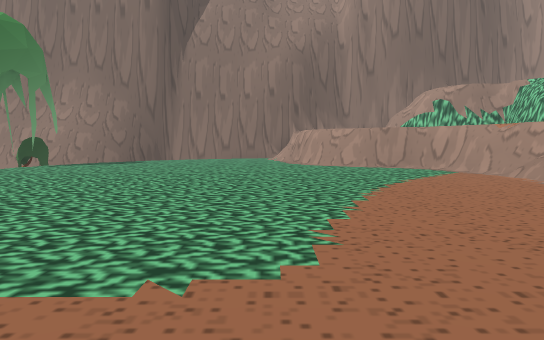
[1] (above)

20 first-person views from a walk through a scene from a Unity 3-D project. The camera is 1.2 m above the floor, tilts 4° down and sees 70° across. The floor is counted in squares, 2 m on a side. Each view is taken from the middle of a square. On the plan, view 1 faces up. The plan holds only what a view shows up to about 11 squares ahead; the rest is blank. The place goes on beyond the plan. The player is left out.

[2]
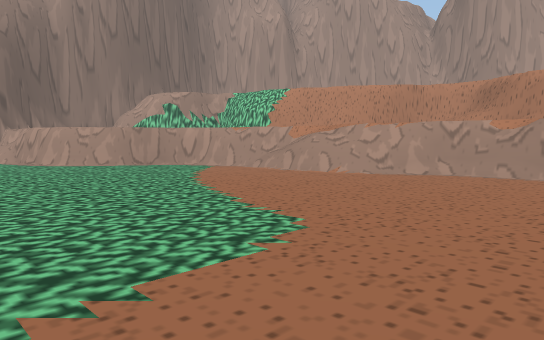

[3]
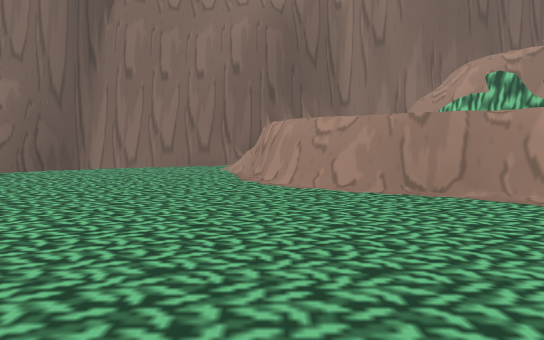

[4]
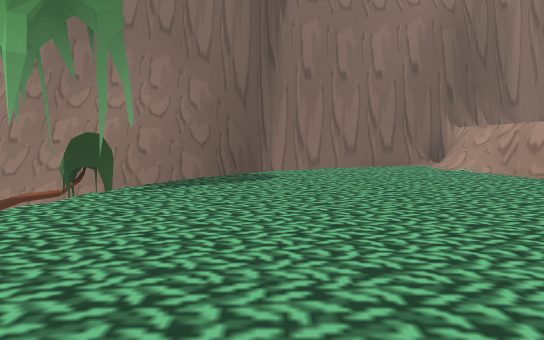

[5]
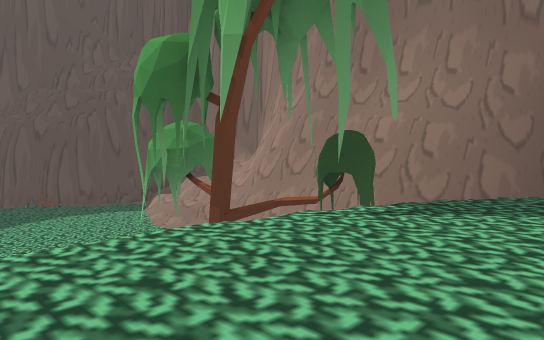

[6]
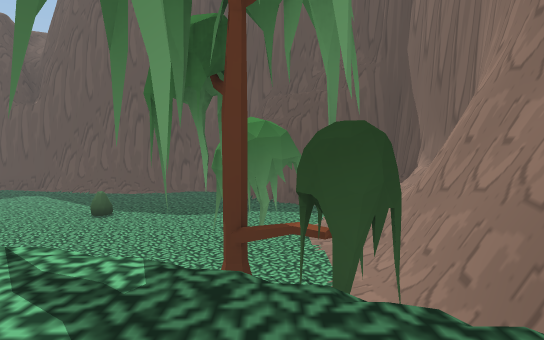

[7]
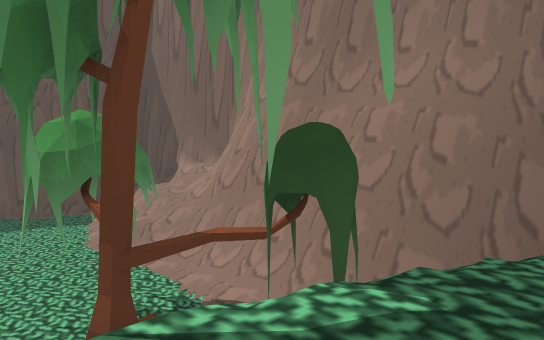

[8]
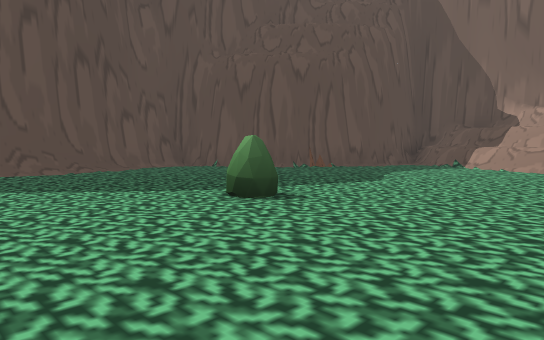

[9]
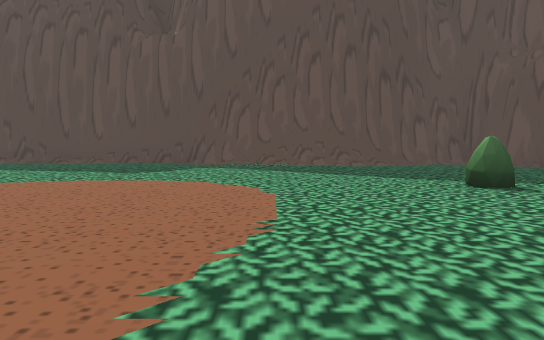

[10]
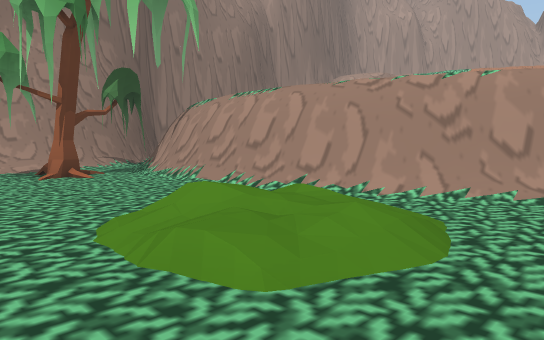

[11]
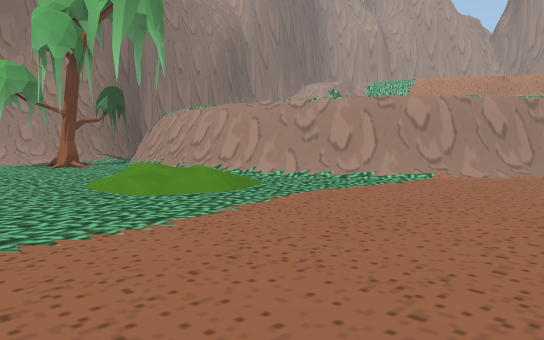

[12]
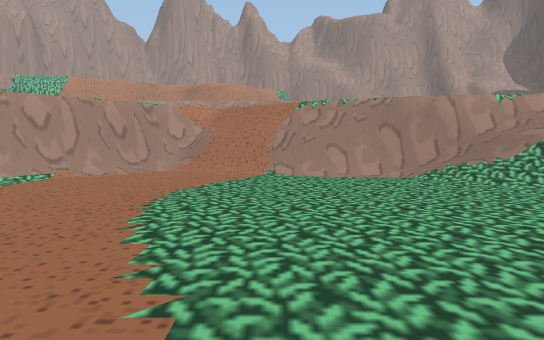

[13]
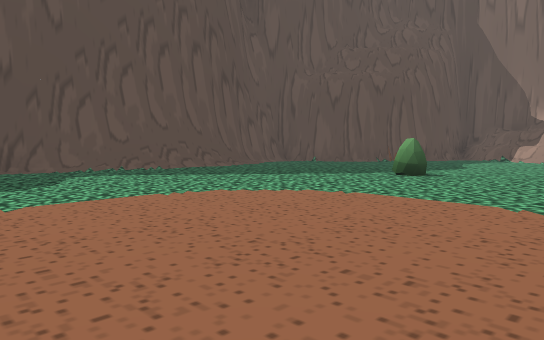

[14]
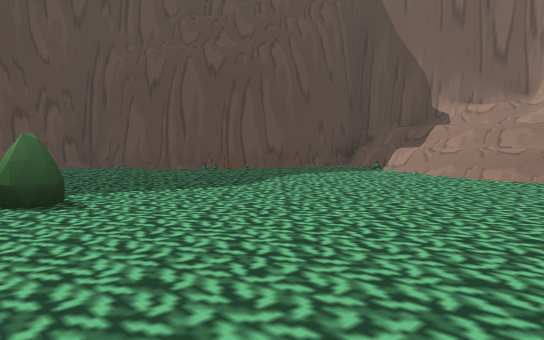

[15]
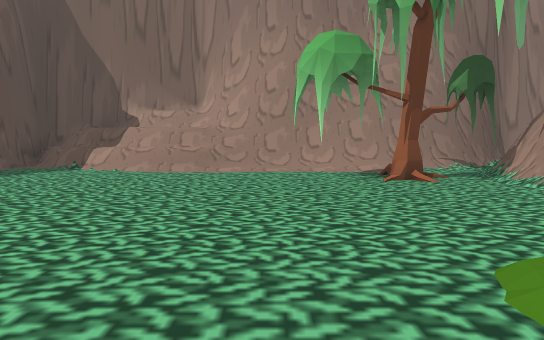

[16]
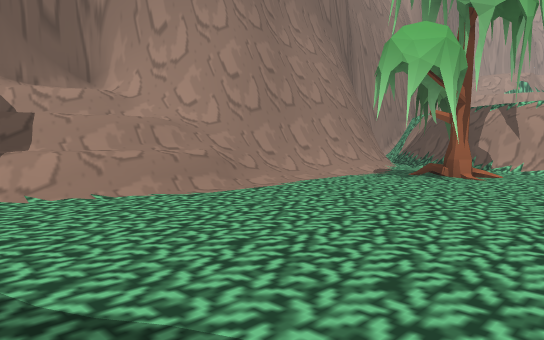

[17]
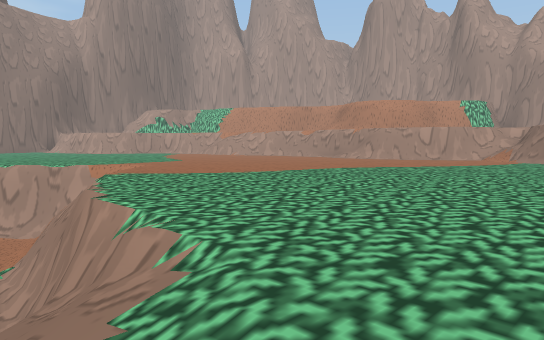

[18]
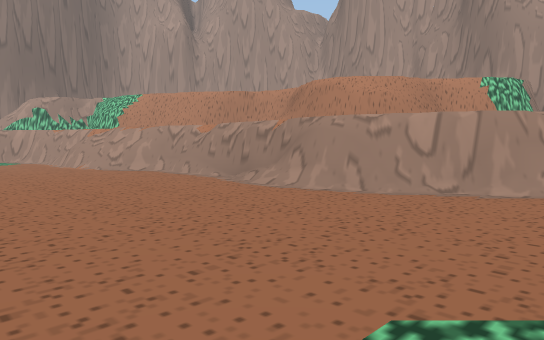

[19]
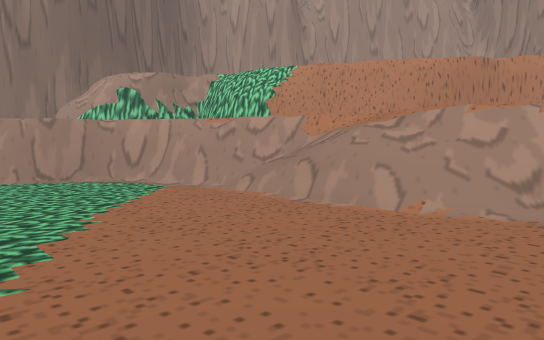

[20]
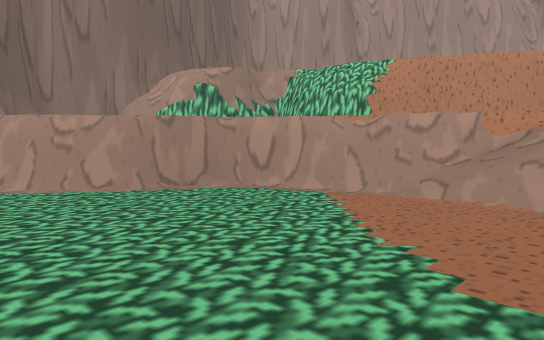

### Floor plan
Key: @ floor where view 1 was taken; # wall or solid block; . main floor; : floor 3 m higher than the main floor; / step, stairs or slope; = window, fence, low wall or low ledge; v drop or lower ground; T tree; B bush.
Columns run from 22 left of view 1 to 9 right of it. Each row starts with its distance up from view 1.
 16                  ###########
 15     #######      #  v//#  =#
 14     ##=##=###   ## v::/=  =#
 13     #..=///#####=#::::/#   ##
 12     #..........##::::::#    ##
 11    ##........T.##::::::##    #
 10   ##...........#::::::::=##  #
  9  ##............#::::::::::## ##
  8  #.............#:::::::::::#  ##
  7  #.............#:::::::::::#   #
  6  #/....B....//.#:::::::::::=   #
  5  #/........./ //#::::::::::=
  4  #/.........//..#::::::::::=#
  3  #/............./#::::::::::#
  2  #.............../#/::::::::#
  1 ##................/#/:::::::#
  0  .................=//:@:::::#
 -1  ................/=/::::::::#
 -2  .....     ......//:::::::::#
 -3  ....       .....#/:::::::::##
 -4  ..           ../v::::::::::/#
 -5                //v::::::::::/=
 -6                 /=:::::::::/#
 -7                 //:::::::
 -8                 /:::

Where each view was taken, in squares from view 1:
view 1: 0 up, 0 right, facing up
view 2: 0 up, 2 left, facing up-right
view 3: 5 up, 1 right, facing up
view 4: 5 up, 4 left, facing up
view 5: 7 up, 4 left, facing up-left
view 6: 11 up, 4 left, facing left
view 7: 9 up, 5 left, facing up-left
view 8: 3 up, 12 left, facing up-left
view 9: 3 up, 10 left, facing left
view 10: 3 up, 11 left, facing up-right
view 11: 0 up, 12 left, facing up-right
view 12: 1 down, 12 left, facing right
view 13: 1 down, 12 left, facing up-left
view 14: 5 up, 11 left, facing up-left
view 15: 4 up, 11 left, facing up
view 16: 8 up, 16 left, facing up-right
view 17: 8 down, 6 left, facing up-right
view 18: 5 down, 1 right, facing up-right
view 19: 3 up, 1 right, facing up-right
view 20: 5 up, 0 right, facing up-right
